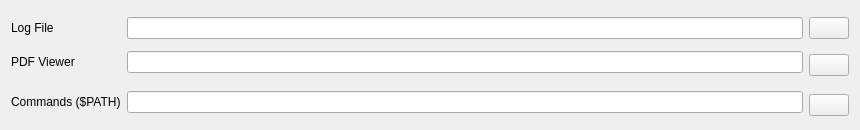
            <widget class="QWidget" name="scrollAreaWidgetContents_4">
             <property name="geometry">
              <rect>
               <x>0</x>
               <y>0</y>
               <width>860</width>
               <height>107</height>
              </rect>
             </property>
             <layout class="QGridLayout" name="gridLayout_1">
              <item row="1" column="2">
               <widget class="QPushButton" name="pushButtonPathLog">
                <property name="sizePolicy">
                 <sizepolicy hsizetype="Maximum" vsizetype="Fixed">
                  <horstretch>0</horstretch>
                  <verstretch>0</verstretch>
                 </sizepolicy>
                </property>
                <property name="text">
                 <string/>
                </property>
                <property name="icon">
                 <iconset resource="texstudio.qrc">
                  <normaloff>:/classic/images/classic/fileopen.png</normaloff>:/classic/images/classic/fileopen.png</iconset>
                </property>
               </widget>
              </item>
              <item row="3" column="0">
               <widget class="QLabel" name="label_58">
                <property name="text">
                 <string>PDF Viewer</string>
                </property>
               </widget>
              </item>
              <item row="2" column="2" rowspan="4">
               <widget class="QPushButton" name="pushButtonPathPdf">
                <property name="sizePolicy">
                 <sizepolicy hsizetype="Maximum" vsizetype="Fixed">
                  <horstretch>0</horstretch>
                  <verstretch>0</verstretch>
                 </sizepolicy>
                </property>
                <property name="text">
                 <string/>
                </property>
                <property name="icon">
                 <iconset resource="texstudio.qrc">
                  <normaloff>:/classic/images/classic/fileopen.png</normaloff>:/classic/images/classic/fileopen.png</iconset>
                </property>
               </widget>
              </item>
              <item row="1" column="0">
               <widget class="QLabel" name="label_57">
                <property name="text">
                 <string>Log File</string>
                </property>
               </widget>
              </item>
              <item row="3" column="1">
               <widget class="QLineEdit" name="lineEditPathPDF"/>
              </item>
              <item row="0" column="1" rowspan="3">
               <widget class="QLineEdit" name="lineEditPathLog"/>
              </item>
              <item row="6" column="1">
               <widget class="QLineEdit" name="lineEditPathCommands"/>
              </item>
              <item row="6" column="2" rowspan="2">
               <widget class="QPushButton" name="pushButtonPathCommands">
                <property name="sizePolicy">
                 <sizepolicy hsizetype="Maximum" vsizetype="Fixed">
                  <horstretch>0</horstretch>
                  <verstretch>0</verstretch>
                 </sizepolicy>
                </property>
                <property name="text">
                 <string/>
                </property>
                <property name="icon">
                 <iconset resource="texstudio.qrc">
                  <normaloff>:/classic/images/classic/fileopen.png</normaloff>:/classic/images/classic/fileopen.png</iconset>
                </property>
               </widget>
              </item>
              <item row="6" column="0">
               <widget class="QLabel" name="label_59">
                <property name="text">
                 <string>Commands ($PATH)</string>
                </property>
               </widget>
              </item>
             </layout>
            </widget>
